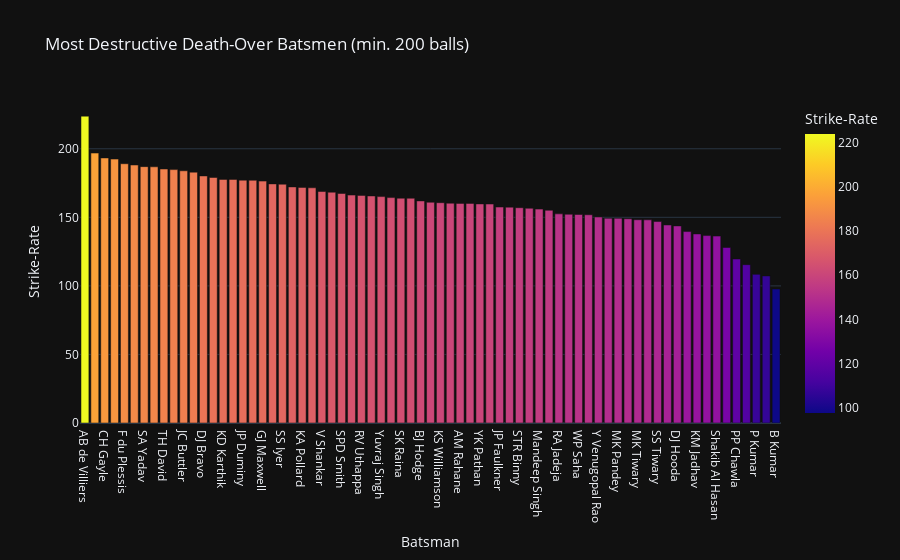

The cell this chart's notebook holds for it:
### Code cell
best_deathover_df = top_deathover_batsman.reset_index()


fig_deathover = px.bar(
    best_deathover_df,
    x='batsman',
    y='strike_rate',
    title='Most Destructive Death-Over Batsmen (min. 200 balls)',
    labels={'batsman': 'Batsman', 'strike_rate': 'Strike-Rate'},
    color='strike_rate',  
    template='plotly_dark'
)

fig_bowlers.update_layout(
    xaxis_title="Batsman",
    yaxis_title="Strike-Rate (Runs per 100 balls)",
    font=dict(family="Arial, sans-serif", size=12)
)


fig_deathover.show()
fig_deathover.write_html("Most Destructive Death-Over Batsmen.html")

### Figure 1 — Plotly figure (JSON) as saved in the notebook; plotly's stock layout.template omitted (floating-point values rounded to 4 significant figures)
{"data": [{"hovertemplate": "Batsman=%{x}<br>Strike-Rate=%{marker.color}<extra></extra>", "legendgroup": "", "marker": {"color": [223.8, 196.9, 193.3, 192.5, 189.1, 188.2, 187.0, 186.8, 185.2, 184.8, 183.9, 182.9, 180.2, 179.0, 177.6, 177.6, 177.1, 177.0, 176.4, 174.4, 174.2, 172.2, 171.8, 171.5, 168.8, 168.3, 167.4, 166.2, 166.0, 165.6, 165.1, 164.4, 164.0, 163.9, 162.0, 161.0, 160.7, 160.3, 160.2, 160.1, 159.8, 159.7, 157.5, 157.4, 157.0, 156.6, 156.0, 155.2, 152.5, 152.2, 152.1, 151.9, 150.2, 149.3, 149.3, 149.0, 148.2, 148.2, 146.9, 144.4, 143.7, 139.6, 137.9, 136.7, 136.3, 128.0, 119.6, 115.5, 108.4, 107.2, 97.77], "coloraxis": "coloraxis", "pattern": {"shape": ""}}, "name": "", "orientation": "v", "showlegend": false, "textposition": "auto", "type": "bar", "x": ["AB de Villiers", "RR Pant", "CH Gayle", "V Kohli", "F du Plessis", "RG Sharma", "SA Yadav", "AD Russell", "TH David", "SO Hetmyer", "JC Buttler", "SV Samson", "DJ Bravo", "MS Dhoni", "KD Karthik", "RK Singh", "JP Duminy", "KL Rahul", "GJ Maxwell", "DA Warner", "SS Iyer", "HH Pandya", "KA Pollard", "DA Miller", "V Shankar", "S Dube", "SPD Smith", "MP Stoinis", "RV Uthappa", "CH Morris", "Yuvraj Singh", "R Tewatia", "SK Raina", "AT Rayudu", "BJ Hodge", "S Dhawan", "KS Williamson", "N Pooran", "AM Rahane", "Rashid Khan", "YK Pathan", "EJG Morgan", "JP Faulkner", "S Badrinath", "STR Binny", "A Badoni", "Mandeep Singh", "JA Morkel", "RA Jadeja", "R Parag", "WP Saha", "KH Pandya", "Y Venugopal Rao", "AR Patel", "MK Pandey", "Harbhajan Singh", "MK Tiwary", "IK Pathan", "SS Tiwary", "AD Mathews", "DJ Hooda", "PJ Cummins", "KM Jadhav", "NV Ojha", "Shakib Al Hasan", "R Ashwin", "PP Chawla", "R Vinay Kumar", "P Kumar", "A Mishra", "B Kumar"], "xaxis": "x", "y": [223.8, 196.9, 193.3, 192.5, 189.1, 188.2, 187.0, 186.8, 185.2, 184.8, 183.9, 182.9, 180.2, 179.0, 177.6, 177.6, 177.1, 177.0, 176.4, 174.4, 174.2, 172.2, 171.8, 171.5, 168.8, 168.3, 167.4, 166.2, 166.0, 165.6, 165.1, 164.4, 164.0, 163.9, 162.0, 161.0, 160.7, 160.3, 160.2, 160.1, 159.8, 159.7, 157.5, 157.4, 157.0, 156.6, 156.0, 155.2, 152.5, 152.2, 152.1, 151.9, 150.2, 149.3, 149.3, 149.0, 148.2, 148.2, 146.9, 144.4, 143.7, 139.6, 137.9, 136.7, 136.3, 128.0, 119.6, 115.5, 108.4, 107.2, 97.77], "yaxis": "y"}], "layout": {"barmode": "relative", "coloraxis": {"colorbar": {"title": {"text": "Strike-Rate"}}, "colorscale": [[0, "#0d0887"], [0.1111, "#46039f"], [0.2222, "#7201a8"], [0.3333, "#9c179e"], [0.4444, "#bd3786"], [0.5556, "#d8576b"], [0.6667, "#ed7953"], [0.7778, "#fb9f3a"], [0.8889, "#fdca26"], [1, "#f0f921"]]}, "legend": {"tracegroupgap": 0}, "title": {"text": "Most Destructive Death-Over Batsmen (min. 200 balls)"}, "xaxis": {"anchor": "y", "domain": [0, 1], "title": {"text": "Batsman"}}, "yaxis": {"anchor": "x", "domain": [0, 1], "title": {"text": "Strike-Rate"}}}}
